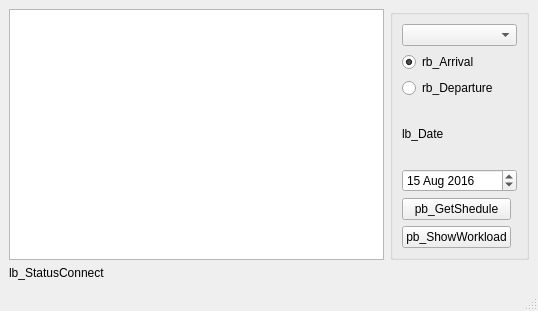
<?xml version="1.0" encoding="UTF-8"?>
<ui version="4.0">
 <class>MainWindow</class>
 <widget class="QMainWindow" name="MainWindow">
  <property name="geometry">
   <rect>
    <x>0</x>
    <y>0</y>
    <width>538</width>
    <height>311</height>
   </rect>
  </property>
  <property name="sizePolicy">
   <sizepolicy hsizetype="Expanding" vsizetype="Expanding">
    <horstretch>0</horstretch>
    <verstretch>0</verstretch>
   </sizepolicy>
  </property>
  <property name="windowTitle">
   <string>Airport Inspector</string>
  </property>
  <widget class="QWidget" name="centralwidget">
   <layout class="QGridLayout" name="gridLayout_2">
    <item row="1" column="0">
     <widget class="QLabel" name="lb_StatusConnect">
      <property name="text">
       <string>lb_StatusConnect</string>
      </property>
     </widget>
    </item>
    <item row="0" column="1">
     <widget class="QGroupBox" name="gb_ControlPanel">
      <property name="sizePolicy">
       <sizepolicy hsizetype="Preferred" vsizetype="Preferred">
        <horstretch>0</horstretch>
        <verstretch>0</verstretch>
       </sizepolicy>
      </property>
      <property name="maximumSize">
       <size>
        <width>16777215</width>
        <height>16777215</height>
       </size>
      </property>
      <layout class="QGridLayout" name="gridLayout">
       <item row="1" column="0" colspan="2">
        <widget class="QRadioButton" name="rb_Arrival">
         <property name="text">
          <string>rb_Arrival</string>
         </property>
         <property name="checked">
          <bool>true</bool>
         </property>
        </widget>
       </item>
       <item row="3" column="0" colspan="2">
        <widget class="QLabel" name="lb_Date">
         <property name="text">
          <string>lb_Date</string>
         </property>
        </widget>
       </item>
       <item row="2" column="0" colspan="2">
        <widget class="QRadioButton" name="rb_Departure">
         <property name="text">
          <string>rb_Departure</string>
         </property>
        </widget>
       </item>
       <item row="0" column="0" colspan="2">
        <widget class="QComboBox" name="cb_Airports"/>
       </item>
       <item row="4" column="0" colspan="2">
        <widget class="QDateEdit" name="de_Date">
         <property name="dateTime">
          <datetime>
           <hour>15</hour>
           <minute>0</minute>
           <second>0</second>
           <year>2016</year>
           <month>8</month>
           <day>15</day>
          </datetime>
         </property>
         <property name="maximumDateTime">
          <datetime>
           <hour>14</hour>
           <minute>59</minute>
           <second>59</second>
           <year>2017</year>
           <month>9</month>
           <day>14</day>
          </datetime>
         </property>
         <property name="minimumDateTime">
          <datetime>
           <hour>15</hour>
           <minute>0</minute>
           <second>0</second>
           <year>2016</year>
           <month>8</month>
           <day>14</day>
          </datetime>
         </property>
        </widget>
       </item>
       <item row="5" column="0">
        <widget class="QPushButton" name="pb_GetShedule">
         <property name="text">
          <string>pb_GetShedule</string>
         </property>
        </widget>
       </item>
       <item row="6" column="0">
        <widget class="QPushButton" name="pb_ShowWorkload">
         <property name="text">
          <string>pb_ShowWorkload</string>
         </property>
        </widget>
       </item>
      </layout>
     </widget>
    </item>
    <item row="0" column="0">
     <widget class="QTableView" name="tv_MainWindow">
      <property name="sizePolicy">
       <sizepolicy hsizetype="Expanding" vsizetype="Expanding">
        <horstretch>0</horstretch>
        <verstretch>0</verstretch>
       </sizepolicy>
      </property>
      <property name="minimumSize">
       <size>
        <width>0</width>
        <height>0</height>
       </size>
      </property>
     </widget>
    </item>
   </layout>
  </widget>
  <widget class="QMenuBar" name="menubar">
   <property name="geometry">
    <rect>
     <x>0</x>
     <y>0</y>
     <width>538</width>
     <height>20</height>
    </rect>
   </property>
  </widget>
  <widget class="QStatusBar" name="statusbar"/>
 </widget>
 <resources/>
 <connections/>
</ui>
